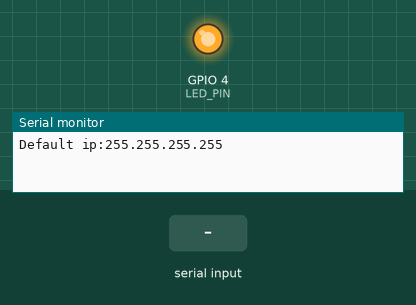
This sketch was run on a simulated ESP32. On the bench: output pins drawn as LEDs (lit = HIGH), the last lines printed to the serial monitor. Inputs (shaded band) come from the test bench. WiFi joins after 1.5 s; servers stay silent unless stated; EEPROM starts erased; the camera gives no picture.

Above: at 0.1 s.
At 4.6 s:
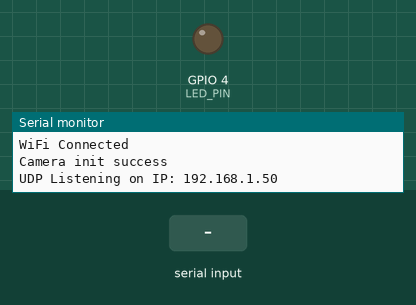
4.7 s: ".\n" received over Serial
Timing chart, 0 to 7.7 s (numbered marks = the images above; inputs shaded):
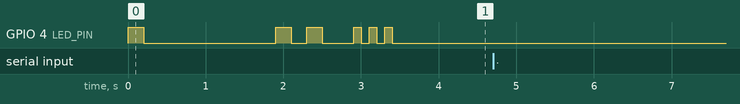

The sketch:

AsyncUDPClient.ino
```cpp
#include "WiFi.h"
#include "AsyncUDP.h"
#include "camera_pins.h"
#include "esp_camera.h"
#include <EEPROM.h>

//UDP传输大小有限制，因此一个包最大1400+1位引导位
#define max_packet_byte 1399
#define LED_PIN 4

const char * ssid = "218-2";
const char * password = "218520520";
uint16_t serverPort = 1234;              //服务器端口号

AsyncUDP udp;
String serial_input = "";
camera_fb_t *fb = NULL;

uint8_t onePacket[max_packet_byte+1];
bool UDPconnected = true;


void sendImgAray(uint8_t * img,uint16_t lenth,uint8_t index){
/*
*一张图片大概是3K~10K之间
*每个包增加一位索引位，告诉服务器我是第几个包
*索引位为0xff时代表是最后一个包，便于上位机处理
*/
  memset(onePacket,0x00,max_packet_byte+1);
  memcpy(onePacket,fb->buf,lenth);
  onePacket[lenth]=index;
//   udp.broadcast(onePacket, lenth+1);
  udp.write(onePacket, lenth+1);
}

void startCamera(){
    camera_config_t config;
    config.ledc_channel = LEDC_CHANNEL_0;
    config.ledc_timer = LEDC_TIMER_0;
    config.pin_d0 = Y2_GPIO_NUM;
    config.pin_d1 = Y3_GPIO_NUM;
    config.pin_d2 = Y4_GPIO_NUM;
    config.pin_d3 = Y5_GPIO_NUM;
    config.pin_d4 = Y6_GPIO_NUM;
    config.pin_d5 = Y7_GPIO_NUM;
    config.pin_d6 = Y8_GPIO_NUM;
    config.pin_d7 = Y9_GPIO_NUM;
    config.pin_xclk = XCLK_GPIO_NUM;
    config.pin_pclk = PCLK_GPIO_NUM;
    config.pin_vsync = VSYNC_GPIO_NUM;
    config.pin_href = HREF_GPIO_NUM;
    config.pin_sscb_sda = SIOD_GPIO_NUM;
    config.pin_sscb_scl = SIOC_GPIO_NUM;
    config.pin_pwdn = PWDN_GPIO_NUM;
    config.pin_reset = RESET_GPIO_NUM;
    config.xclk_freq_hz = 20000000;
    config.frame_size = FRAMESIZE_VGA;
    config.pixel_format = PIXFORMAT_JPEG;
    // config.pixel_format = PIXFORMAT_RGB565; // for face detection/recognition
    config.grab_mode = CAMERA_GRAB_WHEN_EMPTY;
    config.fb_location = CAMERA_FB_IN_PSRAM;
    config.jpeg_quality = 12;
    config.fb_count = 1;

    if(psramFound()){
        config.jpeg_quality = 32;
        config.fb_count = 2;
        config.frame_size = FRAMESIZE_VGA;
        config.grab_mode = CAMERA_GRAB_LATEST;
        Serial.println("psramFound!");
    } else {
        // Limit the frame size when PSRAM is not available
        config.frame_size = FRAMESIZE_QVGA;
        config.fb_location = CAMERA_FB_IN_DRAM;
    }

    esp_err_t err = esp_camera_init(&config);
    if (err != ESP_OK) {
        Serial.printf("Camera init failed with error 0x%x", err);
        while (1){
            digitalWrite(LED_PIN, HIGH);
            delay(500);
            digitalWrite(LED_PIN, LOW);
            delay(2000);
        }
        return;
    }else{
        Serial.printf("\nCamera init success\n");
    }
}

void blink(int pin_num, int dark_time, int light_time){
    delay(dark_time);
    digitalWrite(pin_num, HIGH);
    delay(light_time);
    digitalWrite(pin_num, LOW);
}

void udp_handle_bind(){
    // if(udp.listenMulticast(IPAddress(239,1,2,3), 2345)) {
    if(udp.connected()) {
        Serial.print("UDP Listening on IP: ");
        Serial.println(WiFi.localIP());
        udp.onPacket([](AsyncUDPPacket packet) {
            Serial.print("UDP Packet Type: ");
            Serial.print(packet.isBroadcast()?"Broadcast":packet.isMulticast()?"Multicast":"Unicast");
            Serial.print(", From: ");
            Serial.print(packet.remoteIP());
            Serial.print(":");
            Serial.print(packet.remotePort());
            Serial.print(", To: ");
            Serial.print(packet.localIP());
            Serial.print(":");
            Serial.print(packet.localPort());
            Serial.print(", Length: ");
            Serial.print(packet.length());
            Serial.print(", Data: ");
            Serial.write(packet.data(), packet.length());
            Serial.println();
            // packet.printf("Got %u bytes of data", packet.length());
            get_ip_from_c_str(packet.data(), packet.length());
        });
    }
}


void setup()
{
    Serial.begin(115200);
    EEPROM.begin(16);


    IPAddress default_ip(
        EEPROM.read(0),
        EEPROM.read(1),
        EEPROM.read(2),
        EEPROM.read(3));
    Serial.println();
    Serial.print("Default ip:");
    Serial.printf("%d.%d.%d.%d", EEPROM.read(0),EEPROM.read(1),EEPROM.read(2),EEPROM.read(3));
    Serial.println();

    pinMode(LED_PIN, OUTPUT);
    blink(LED_PIN, 0, 200);
    WiFi.mode(WIFI_STA);
    WiFi.begin(ssid, password);
    if(WiFi.waitForConnectResult() != WL_CONNECTED){
        Serial.println("WiFi Failed");
        while (1){
            blink(LED_PIN, 200, 200);
        }
    }
    Serial.println("WiFi Connected");
    for(int i=0; i<2; i++){
        blink(LED_PIN, 200, 200);
    }
    startCamera();
    for(int i=0; i<3; i++){
        blink(LED_PIN, 100, 100);
    }
    udp.connect(default_ip, serverPort);
    udp_handle_bind();
}

void get_ip_from_c_str(uint8_t* data, uint8_t len){
    char cstr[len+1];
    memcpy(cstr, (char*)data, len);
    int start_ = 0;
    uint8_t nums[4];  // 定义一个整型数组来存储转换后的数字
    uint8_t count = 0;  // 记录数字的个数
    for (int i = 0; i < len; i++) {
        if (cstr[i] == '.') {
            // 如果当前字符是.，则表示单词结束
            // 将单词转换为整数并存储到数组中
            char word[i - start_ + 1];  // 定义一个临时字符数组来存储单词
            for (int j = start_; j < i; j++) {
            word[j - start_] = cstr[j];
            }
            word[i - start_] = '\0';  // 字符串结尾标志
            nums[count] = atoi(word);  // 将字符串转换为整数
            count++;  // 更新数字个数
            start_ = i + 1;  // 更新单词的开始索引
        }
        if (count > 2){
            break;
        }
    }
    char word[4];  // 定义一个临时字符数组来存储单词
    for (int j = start_; j < (start_+3); j++) {
         word[j - start_] = cstr[j];
    }
    word[4] = '\0';  // 字符串结尾标志
    nums[3] = atoi(word);  // 将字符串转换为整数

    IPAddress ip(nums[0],nums[1],nums[2],nums[3]);
    udp.connect(ip, serverPort);
    char _msg[50];
    sprintf(_msg, "Connected to %d.%d.%d.%d",nums[0],nums[1],nums[2],nums[3]);
    udp.broadcast(_msg);
    Serial.println(_msg);
    UDPconnected = true;
}


void get_ip_from_serial(){
    if(Serial.available()){
        String req = Serial.readStringUntil('\n');
        int len = req.length();
        char words[len + 1];
        req.toCharArray(words, len + 1);
        int start_ = 0;
        uint8_t nums[4];  // 定义一个整型数组来存储转换后的数字
        uint8_t count = 0;  // 记录数字的个数
        for (int i = 0; i < len; i++) {
            if (words[i] == '.') {
                // 如果当前字符是点，则表示单词结束
                // 将单词转换为整数并存储到数组中
                char word[i - start_ + 1];  // 定义一个临时字符数组来存储单词
                for (int j = start_; j < i; j++) {
                word[j - start_] = words[j];
                }
                word[i - start_] = '\0';  // 字符串结尾标志
                nums[count] = atoi(word);  // 将字符串转换为整数
                count++;  // 更新数字个数
                start_ = i + 1;  // 更新单词的开始索引
            }
            if (count > 2){
                break;
            }
        }
        char word[4];  // 定义一个临时字符数组来存储单词
        for (int j = start_; j < (start_+3); j++) {
             word[j - start_] = words[j];
        }
        word[4] = '\0';  // 字符串结尾标志
        nums[3] = atoi(word);  // 将字符串转换为整数

        IPAddress ip(nums[0],nums[1],nums[2],nums[3]);
        udp.connect(ip, serverPort);
        char _msg[50];
        sprintf(_msg, "Connected to %d.%d.%d.%d",nums[0],nums[1],nums[2],nums[3]);
        udp.broadcastTo(_msg, 2345);
        Serial.println(_msg);
        UDPconnected = true;
        EEPROM.write(0, nums[0]);
        EEPROM.write(1, nums[1]);
        EEPROM.write(2, nums[2]);
        EEPROM.write(3, nums[3]);
        EEPROM.commit();
    }
}


void loop()
{
    if(!udp.connected()){

        // get_ip_from_serial();
        // udp.broadcastTo("Now connect to ", 2345);
        // udp.connect(serverIP, serverPort);
        for(int i=0; i<1; i++){
            blink(LED_PIN, 200, 1000);
        }
    }else{
        get_ip_from_serial();
        delay(10);
        fb = esp_camera_fb_get();
        if(!fb){
            Serial.println("cam read fail!");
            blink(LED_PIN, 200, 1000);
        }else{
            uint8_t *P_temp = fb->buf;//暂存指针初始位置
            int pic_length = fb->len;//获取图片字节数量
            int pic_pack_quantity = pic_length / max_packet_byte;//将图片分包时可以分几个整包
            int remine_byte = pic_length % max_packet_byte;//余值,即最后一个包的大小
            //发送图片信息,这是按分包循环发送,每一次循环发送一个包
            for (int j = 0; j < pic_pack_quantity; j++) {
                sendImgAray(fb->buf, max_packet_byte, j); //将图片分包发送
                fb->buf+=max_packet_byte; //图片内存指针移动到相应位置
                delay(5);  //给上位机预留时间接收数据包
            }
            sendImgAray(fb->buf, remine_byte, 0xFF); //发送最后一个包，剩余的数据
            fb->buf = P_temp;         //将当时保存的指针重新返还最初位置
            esp_camera_fb_return(fb);
        }
    }
}
```

camera_pins.h
```cpp
#define PWDN_GPIO_NUM     32
#define RESET_GPIO_NUM    -1
#define XCLK_GPIO_NUM      0
#define SIOD_GPIO_NUM     26
#define SIOC_GPIO_NUM     27
#define Y9_GPIO_NUM       35
#define Y8_GPIO_NUM       34
#define Y7_GPIO_NUM       39
#define Y6_GPIO_NUM       36
#define Y5_GPIO_NUM       21
#define Y4_GPIO_NUM       19
#define Y3_GPIO_NUM       18
#define Y2_GPIO_NUM        5
#define VSYNC_GPIO_NUM    25
#define HREF_GPIO_NUM     23
#define PCLK_GPIO_NUM     22
```
